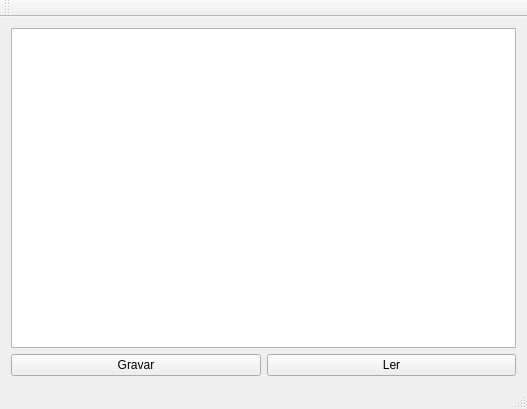
<?xml version="1.0" encoding="UTF-8"?>
<ui version="4.0">
 <class>MainWindow</class>
 <widget class="QMainWindow" name="MainWindow">
  <property name="geometry">
   <rect>
    <x>0</x>
    <y>0</y>
    <width>527</width>
    <height>409</height>
   </rect>
  </property>
  <property name="windowTitle">
   <string>MainWindow</string>
  </property>
  <widget class="QWidget" name="centralWidget">
   <layout class="QVBoxLayout" name="verticalLayout_2">
    <item>
     <layout class="QVBoxLayout" name="verticalLayout">
      <item>
       <widget class="QPlainTextEdit" name="plainTextEdit"/>
      </item>
      <item>
       <layout class="QHBoxLayout" name="horizontalLayout">
        <item>
         <widget class="QPushButton" name="btGravar">
          <property name="text">
           <string>Gravar</string>
          </property>
         </widget>
        </item>
        <item>
         <widget class="QPushButton" name="btLer">
          <property name="text">
           <string>Ler</string>
          </property>
         </widget>
        </item>
       </layout>
      </item>
     </layout>
    </item>
   </layout>
  </widget>
  <widget class="QMenuBar" name="menuBar">
   <property name="geometry">
    <rect>
     <x>0</x>
     <y>0</y>
     <width>527</width>
     <height>22</height>
    </rect>
   </property>
  </widget>
  <widget class="QToolBar" name="mainToolBar">
   <attribute name="toolBarArea">
    <enum>TopToolBarArea</enum>
   </attribute>
   <attribute name="toolBarBreak">
    <bool>false</bool>
   </attribute>
  </widget>
  <widget class="QStatusBar" name="statusBar"/>
 </widget>
 <layoutdefault spacing="6" margin="11"/>
 <resources/>
 <connections/>
</ui>
